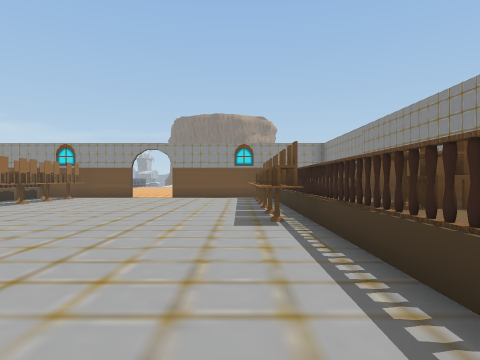
[1] (above)

17 first-person views from a walk through a scene from a Unity 3-D project. The camera is 1.5 m above the floor, looks level and sees 75° across. Doors are open. The floor is counted in squares, 2 m on a side. Each view is taken from the middle of a square. On the plan, view 1 faces up. The plan holds only what a view shows up to about 10 squares ahead; the rest is blank. The place goes on beyond the plan. The player is left out. Some surface patterns are stand-ins.

[2]
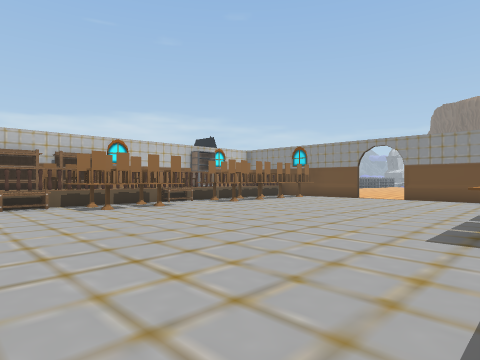

[3]
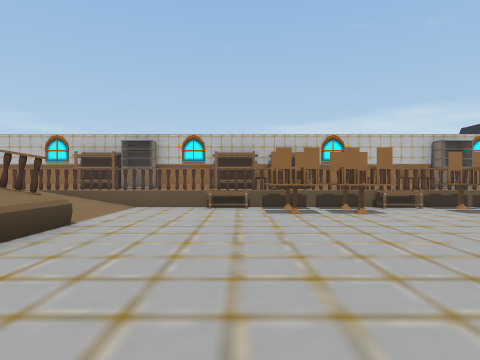

[4]
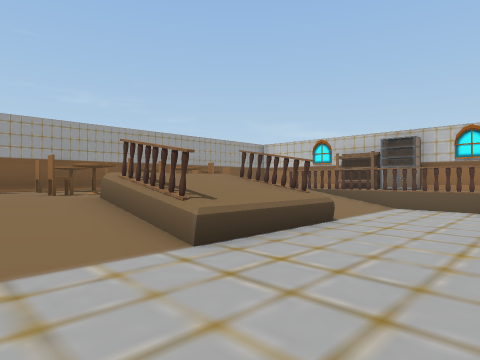

[5]
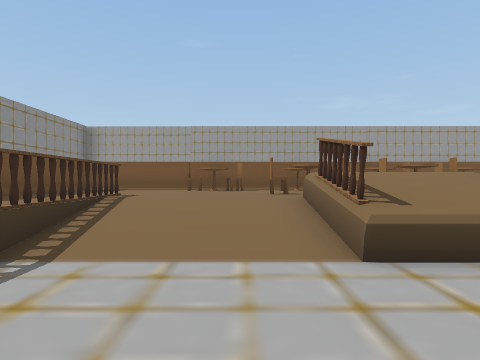

[6]
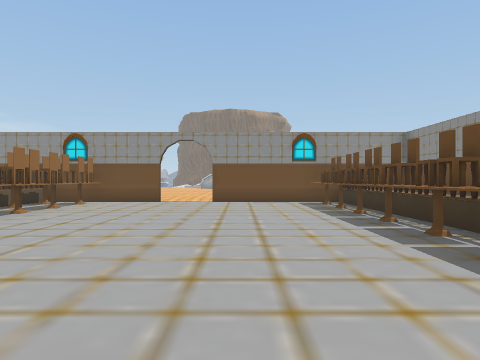

[7]
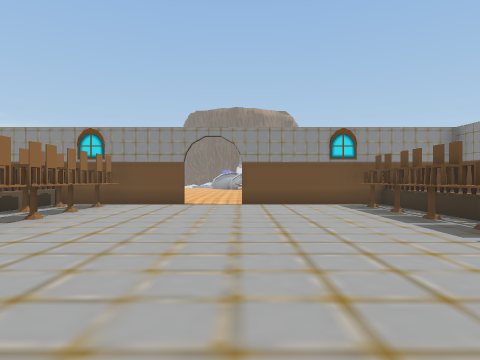

[8]
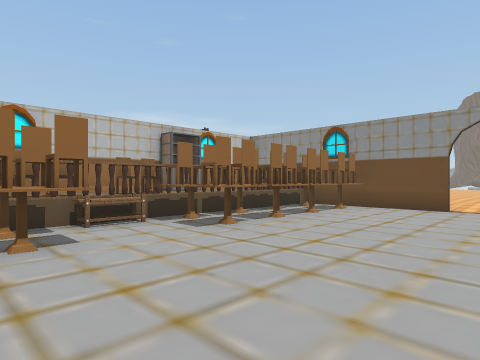

[9]
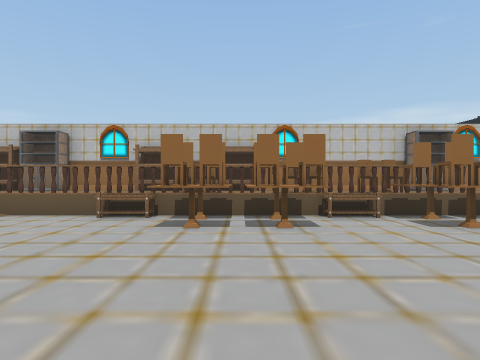

[10]
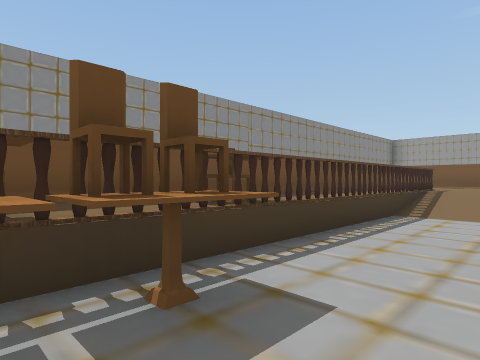

[11]
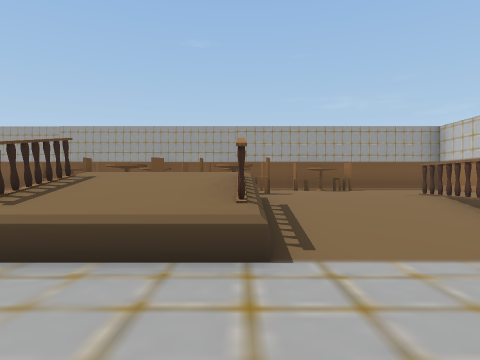

[12]
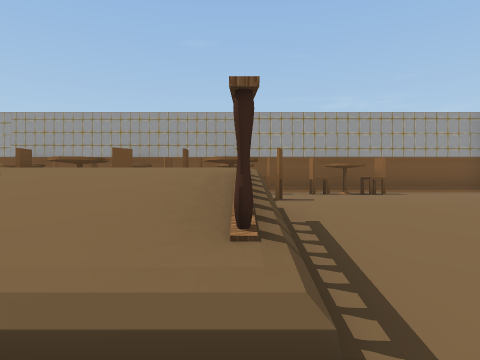

[13]
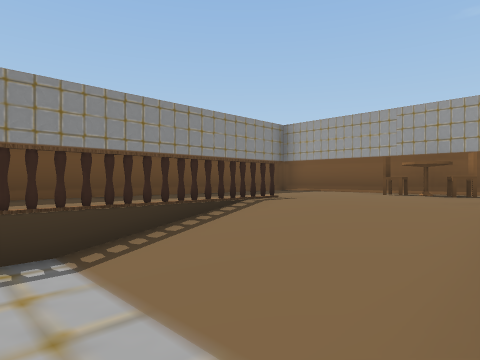

[14]
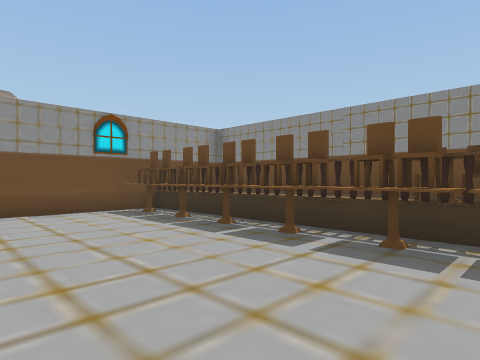

[15]
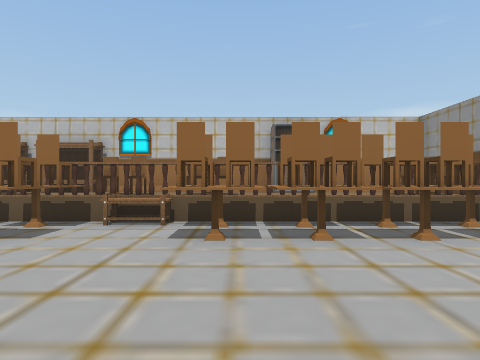

[16]
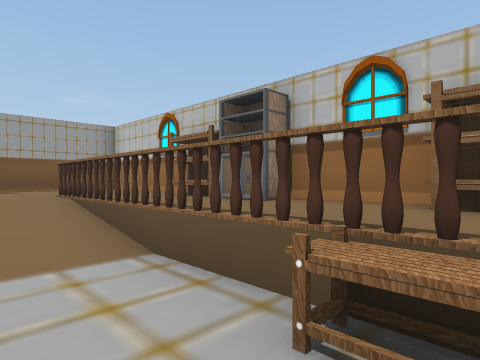

[17]
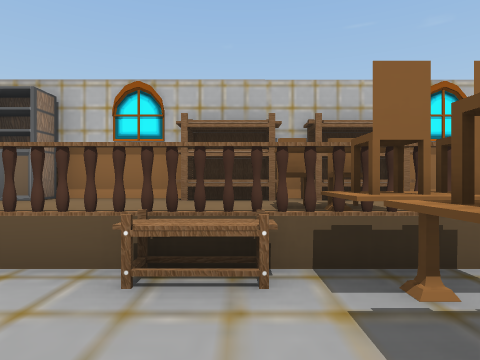

### Floor plan
Key: @ floor where view 1 was taken; # wall or solid block; . main floor; : floor 0.75 m higher than the main floor; / step, stairs or slope; D open door; ^ raised ledge; v drop or lower ground; C chair; T table; R railing; S shelf; B bench; O other object.
Columns run from 11 left of view 1 to 4 right of it. Each row starts with its distance up from view 1.
 15       ..
 14 v### ##DD#### #v
 13 #OROC.......RC:#
 12 #OOTC.......CO:#
 11 #:TCC.......RC:#
 10 SRCCC.......C::#
  9 #CRCC.......C::#
  8 #COTT.......C::#
  7 #CRB........CTC#
  6 #CRCC......TCC:#
  5 SC:CC.......R::#
  4 #TRCC.......RTC#
  3 SCRB........R::#
  2 #:R.........R::#
  1 #:R..........R:#
  0 S:R///^^^#/@R::#
 -1 #:R///R^^R//R::#
 -2 S:R///R^^R//R::#
 -3 #:R::::  :::R::#
 -4 #::::CTOCC:::::#
 -5 #:::::  :::::::#
 -6 #::CCOOOOCCC:::#
 -7 v##vv vvvvvv###v

Positions as (right, up) in squares from view 1, and headings:
1: (0, 0), facing up
2: (1, 1), facing up-left
3: (0, 3), facing left
4: (0, 3), facing down-left
5: (-1, 3), facing down
6: (-2, 3), facing up
7: (-3, 4), facing up
8: (-3, 5), facing up-left
9: (-2, 5), facing left
10: (-1, 7), facing down-right
11: (-5, 3), facing down
12: (-5, 1), facing down
13: (-2, 1), facing down-right
14: (-3, 6), facing up-right
15: (-3, 9), facing left
16: (-7, 3), facing down-left
17: (-6, 3), facing left
